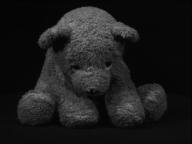
#> input picture Module4/Datasets/ALOI/32/32_r0.png, 192 x 144 px; its folder holds only this picture in this run
$ python assignment5.py   (older library calls are emulated)
#> lines starting #> are read from the running program, lines starting #| are printed output that depends on the picture
import pandas as pd

from scipy import misc
from mpl_toolkits.mplot3d import Axes3D
import matplotlib
import matplotlib.pyplot as plt
import glob
from sklearn.manifold import Isomap
# Look pretty...
# matplotlib.style.use('ggplot')
plt.style.use('ggplot')


#
# TODO: Start by creating a regular old, plain, "vanilla"
# python list. You can call it 'samples'.
#
# .. your code here ..
samples=[]
colors=[]
#
# TODO: Write a for-loop that iterates over the images in the
# Module4/Datasets/ALOI/32/ folder, appending each of them to
# your list. Each .PNG image should first be loaded into a
# temporary NDArray, just as shown in the Feature
# Representation reading.
for i in glob.glob('D:/Python_Microscoft/DAT210x/Module4/Datasets/ALOI/32/*.png'):
    img=misc.imread(i)
#> img is the input picture: shape (144, 192); min 3, max 143, mean 27.4
    img = img[::2, ::2]
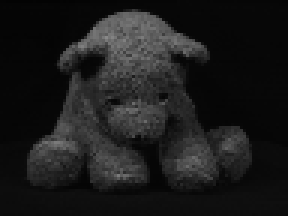
#> img: shape (72, 96) (shown 3 times larger); min 3, max 137, mean 27.4
    ll=img.reshape(-1)
#> ll = 6912 values, max 137 at index 1187, min 3 at index 2, mean 27.43

    samples.append(ll)
    colors.append('b')
#
# Optional: Resample the image down by a factor of two if you
# have a slower computer. You can also convert the image from
# 0-255  to  0.0-1.0  if you'd like, but that will have no
# effect on the algorithm's results.
#
# .. your code here ..
for i in glob.glob('D:/Python_Microscoft/DAT210x/Module4/Datasets/ALOI/32i/*.png'):
    img=misc.imread(i)
    img = img[::2, ::2]
    ll=img.reshape(-1)

    samples.append(ll)
    colors.append('r')

#
# TODO: Once you're done answering the first three questions,
# right before you converted your list to a dataframe, add in
# additional code which also appends to your list the images
# in the Module4/Datasets/ALOI/32_i directory. Re-run your
# assignment and answer the final question below.
#
# .. your code here ..
df=pd.DataFrame(samples).T
#> df = table of 6912 rows and 1 columns

#
# TODO: Convert the list to a dataframe
#
# .. your code here ..


#
# TODO: Implement Isomap here. Reduce the dataframe df down
# to three components, using K=6 for your neighborhood size
#
# .. your code here ..

iso=Isomap(n_neighbors=6, n_components=3)
#> (the run stopped early here; a loop or call above may not have finished)
